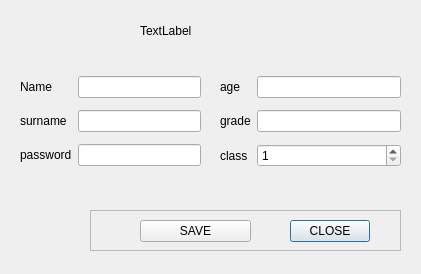
<?xml version="1.0" encoding="UTF-8"?>
<ui version="4.0">
 <class>std_info</class>
 <widget class="QDialog" name="std_info">
  <property name="geometry">
   <rect>
    <x>0</x>
    <y>0</y>
    <width>421</width>
    <height>274</height>
   </rect>
  </property>
  <property name="windowTitle">
   <string>Dialog</string>
  </property>
  <widget class="QFrame" name="frame">
   <property name="geometry">
    <rect>
     <x>90</x>
     <y>210</y>
     <width>311</width>
     <height>41</height>
    </rect>
   </property>
   <property name="frameShape">
    <enum>QFrame::StyledPanel</enum>
   </property>
   <property name="frameShadow">
    <enum>QFrame::Raised</enum>
   </property>
   <widget class="QPushButton" name="close_diag_btn">
    <property name="geometry">
     <rect>
      <x>200</x>
      <y>10</y>
      <width>80</width>
      <height>22</height>
     </rect>
    </property>
    <property name="styleSheet">
     <string notr="true"/>
    </property>
    <property name="text">
     <string>CLOSE</string>
    </property>
   </widget>
   <widget class="QPushButton" name="save_diag_btn">
    <property name="enabled">
     <bool>true</bool>
    </property>
    <property name="geometry">
     <rect>
      <x>50</x>
      <y>10</y>
      <width>111</width>
      <height>22</height>
     </rect>
    </property>
    <property name="minimumSize">
     <size>
      <width>60</width>
      <height>0</height>
     </size>
    </property>
    <property name="text">
     <string>SAVE</string>
    </property>
   </widget>
  </widget>
  <widget class="QLabel" name="diag_title">
   <property name="geometry">
    <rect>
     <x>140</x>
     <y>10</y>
     <width>121</width>
     <height>41</height>
    </rect>
   </property>
   <property name="text">
    <string>TextLabel</string>
   </property>
  </widget>
  <widget class="QWidget" name="layoutWidget">
   <property name="geometry">
    <rect>
     <x>20</x>
     <y>70</y>
     <width>181</width>
     <height>111</height>
    </rect>
   </property>
   <layout class="QFormLayout" name="formLayout">
    <property name="verticalSpacing">
     <number>12</number>
    </property>
    <property name="topMargin">
     <number>6</number>
    </property>
    <property name="bottomMargin">
     <number>5</number>
    </property>
    <item row="0" column="0">
     <widget class="QLabel" name="label">
      <property name="text">
       <string>Name</string>
      </property>
     </widget>
    </item>
    <item row="0" column="1">
     <widget class="QLineEdit" name="name_edit">
      <property name="inputMethodHints">
       <set>Qt::ImhNone</set>
      </property>
      <property name="inputMask">
       <string/>
      </property>
      <property name="maxLength">
       <number>28</number>
      </property>
      <property name="frame">
       <bool>true</bool>
      </property>
      <property name="clearButtonEnabled">
       <bool>false</bool>
      </property>
     </widget>
    </item>
    <item row="1" column="0">
     <widget class="QLabel" name="label_2">
      <property name="text">
       <string>surname</string>
      </property>
     </widget>
    </item>
    <item row="1" column="1">
     <widget class="QLineEdit" name="surname_edit"/>
    </item>
    <item row="2" column="0">
     <widget class="QLabel" name="label_4">
      <property name="text">
       <string>password</string>
      </property>
     </widget>
    </item>
    <item row="2" column="1">
     <widget class="QLineEdit" name="passwd_edit"/>
    </item>
   </layout>
  </widget>
  <widget class="QWidget" name="layoutWidget">
   <property name="geometry">
    <rect>
     <x>220</x>
     <y>70</y>
     <width>181</width>
     <height>111</height>
    </rect>
   </property>
   <layout class="QFormLayout" name="formLayout_2">
    <property name="verticalSpacing">
     <number>12</number>
    </property>
    <property name="topMargin">
     <number>6</number>
    </property>
    <property name="bottomMargin">
     <number>5</number>
    </property>
    <item row="0" column="0">
     <widget class="QLabel" name="label_3">
      <property name="text">
       <string>age</string>
      </property>
     </widget>
    </item>
    <item row="0" column="1">
     <widget class="QLineEdit" name="age_edit">
      <property name="inputMethodHints">
       <set>Qt::ImhNone</set>
      </property>
      <property name="inputMask">
       <string/>
      </property>
      <property name="maxLength">
       <number>28</number>
      </property>
      <property name="frame">
       <bool>true</bool>
      </property>
      <property name="clearButtonEnabled">
       <bool>false</bool>
      </property>
     </widget>
    </item>
    <item row="1" column="0">
     <widget class="QLabel" name="label_5">
      <property name="text">
       <string>grade</string>
      </property>
     </widget>
    </item>
    <item row="1" column="1">
     <widget class="QLineEdit" name="grade_edit"/>
    </item>
    <item row="2" column="0">
     <widget class="QLabel" name="label_6">
      <property name="text">
       <string>class</string>
      </property>
     </widget>
    </item>
    <item row="2" column="1">
     <widget class="QSpinBox" name="class_edit">
      <property name="minimum">
       <number>1</number>
      </property>
      <property name="maximum">
       <number>3</number>
      </property>
     </widget>
    </item>
   </layout>
  </widget>
 </widget>
 <resources/>
 <connections/>
</ui>
